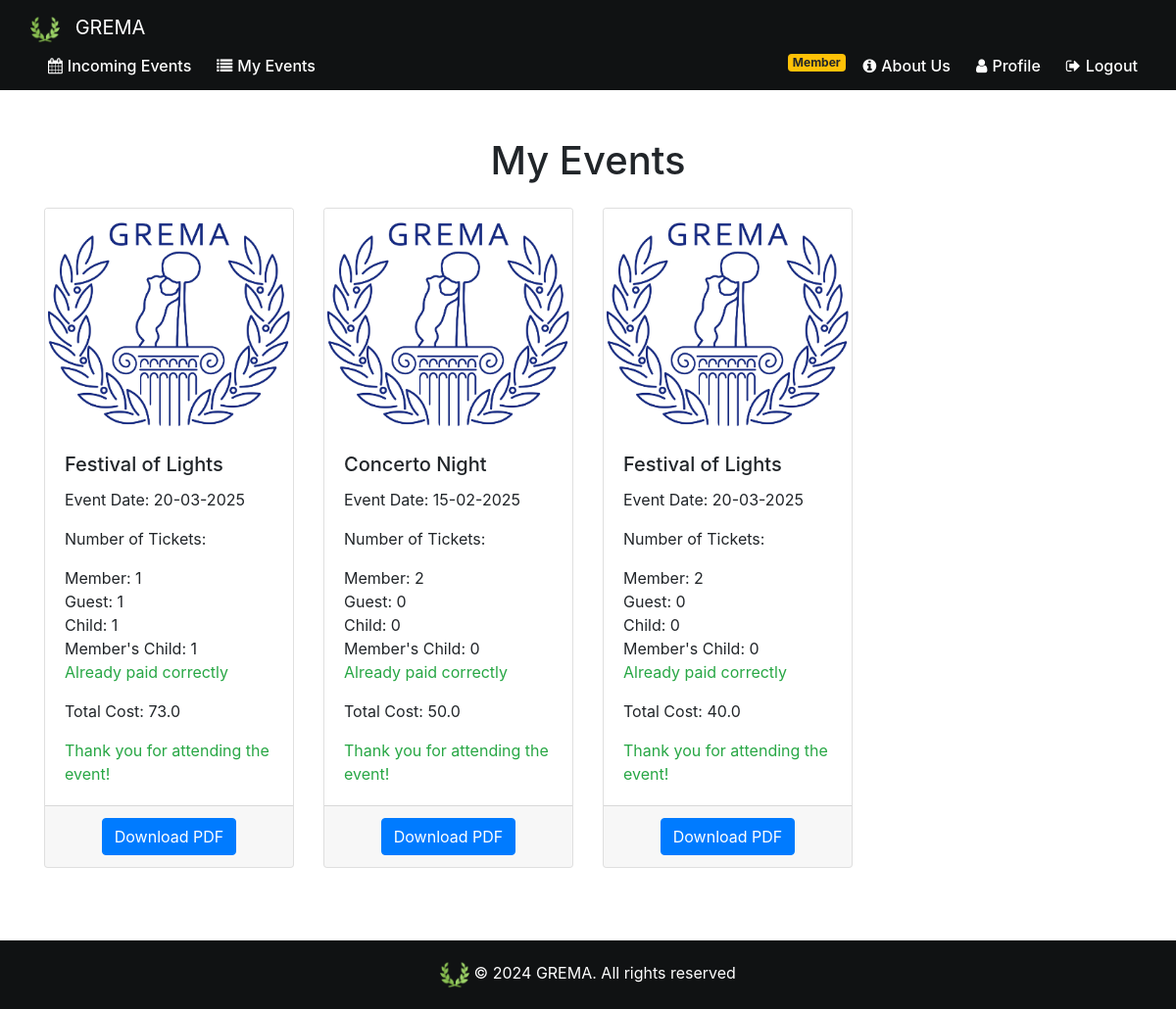
/my_events (signed in), run on the app's committed database.
### website/models.py (models this page shows)
class Event(db.Model):
    id = db.Column(db.Integer, primary_key=True)
    name= db.Column(db.String(80))
    date = db.Column(db.DateTime(timezone=True), default=func.current_date())
    max_guest_num = db.Column(db.Integer)
    member_price=db.Column(db.Float)
    member_child_price=db.Column(db.Float)
    guest_price=db.Column(db.Float)
    child_price=db.Column(db.Float)
    is_family_friendly=db.Column(db.Boolean)
    img_url=db.Column(db.String(300))
    description=db.Column(db.String(800))
    admin_id = db.Column(db.Integer, db.ForeignKey('admin.id'))

class Event_Attendance(db.Model):
    id = db.Column(db.Integer, primary_key=True)
    event_id = db.Column(db.Integer, db.ForeignKey('event.id'))
    user_id = db.Column(db.Integer, db.ForeignKey('user.id'))
    date = db.Column(db.DateTime(timezone=True), default=func.current_date())
    number_guest_tickets = db.Column(db.Integer)
    number_child_tickets = db.Column(db.Integer)
    number_member_tickets = db.Column(db.Integer)
    number_memberchild_tickets = db.Column(db.Integer)
    vip_admin_tickets= db.Column(db.Integer)
    guests_names = db.Column(db.String(300))
    cash_payment_in_event=db.Column(db.Boolean)
    total_price= db.Column(db.Float)

### website/views.py (the view)
@views.route('/my_events', methods=['GET', 'POST'])
@login_required
def my_events():
    user_attendances = Event_Attendance.query.filter_by(user_id=current_user.id).all()
    events = [Event.query.get(attendance.event_id) for attendance in user_attendances]
    now = datetime.now()
    return render_template('my_events.html', user_attendances=user_attendances, events=events, user=current_user,now=now)

### website/views.py (called while the page is built)
@views.context_processor
def inject_membership():
    if current_user.is_authenticated:
        is_member = Fee.query.filter_by(user_fee=current_user.id, payed=True).first() is not None
    else:
        is_member = False
    return dict(is_member=is_member)

### website/templates/my_events.html (shortened to what this page needs)
{% extends "base.html" %}
{% block content %}
<br><br>
<div class="container">
    <h1 class="text-center mb-4">My Events</h1>
    {% if user_attendances|length == 0 %}
    <p class="text-center text-muted mb-4">You haven't signed up for any events yet.</p>
    {% else %}
    <div class="row row-cols-1 row-cols-md-4">
        {% for i in range(user_attendances|length) %}
        <div class="col mb-4">
            <div class="card h-100 div-hover">
                {% if events[i].img_url %}
                <img src="{{ events[i].img_url }}" class="card-img-top" alt="{{ events[i].name }}">
                {% else %}
                <img src="{{ url_for('static', filename='images/gremaLogo.png') }}" class="card-img-top"
                    alt="{{ events[i].name }}">
                {% endif %}
                <div class="card-body">
                    <h5 class="card-title">{{ events[i].name }}</h5>
                    <p class="card-text">Event Date: {{ events[i].date.strftime('%d-%m-%Y') }}</p>
                    <p class="card-text">Number of Tickets:</p>
                    <ul class="list-unstyled">
                        <li>Member: {{ user_attendances[i].number_member_tickets }}</li>
                        <li>Guest: {{ user_attendances[i].number_guest_tickets }}</li>
                        <li>Child: {{ user_attendances[i].number_child_tickets }}</li>
                        <li>Member's Child: {{ user_attendances[i].number_memberchild_tickets }}</li>
                        {%if user_attendances[i].cash_payment_in_event %}
                        <li><span class="text-danger">Must pay at event</span></li>
                        {%else%}
                        <li><span class="text-success">Already paid correctly</span></li>
                        {% endif%}
                    </ul>
                    <p class="card-text">Total Cost: {{ user_attendances[i].total_price }}</p>
                    {% if events[i].date < now %} <p class="card-text text-success mb-0">Thank you for attending the
                        event!</p>
                        {% else %}
                        <p class="card-text text-primary mb-0">See you there!</p>
                        {% endif %}
                </div>
                <div class="card-footer text-center">
                    <form action="{{ url_for('views.download_event_pdf', event_id=events[i].id) }}" method="post">
                        <button type="submit" class="btn btn-primary">Download PDF</button>
                    </form>
                </div>
            </div>
        </div>
        {% endfor %}
    </div>
    {% endif %}
</div>
{% endblock %}

### website/static/base.css (style rules this page uses)
html { position: relative; min-height: 100%; }
body { margin-bottom: 100px; margin: 0; padding: 0; }

### data on the page
Event: name "Festival of Lights" "Festival of Lights", date "20-03-2025" "20-03-2025"
Event_Attendance: number_member_tickets "1", number_guest_tickets "1", number_child_tickets "1", number_memberchild_tickets "1", total_price "73.0"
Event: name "Concerto Night", date "15-02-2025"
Event_Attendance: number_member_tickets "2", number_guest_tickets "0", number_child_tickets "0", number_memberchild_tickets "0", total_price "50.0"
Event_Attendance: number_member_tickets "2", number_guest_tickets "0", number_child_tickets "0", number_memberchild_tickets "0", total_price "40.0"
